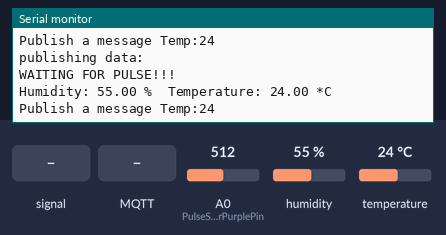
A sketch run on a simulated ESP8266 (NodeMCU). Parts: the last lines printed to the serial monitor. Inputs (shaded band) come from the test bench; at power-on: A0 (PulseSensorPurplePin) = 512, humidity 55 %, temperature 24 °C. No MQTT or app messages arrive unless stated.

Above: at 1.2 s.
1.3 s: A0 (PulseSensorPurplePin) fed a 200 Hz sine of ±255 counts around its level
3.4 s: A0 (PulseSensorPurplePin) set to 1023
At 4.0 s:
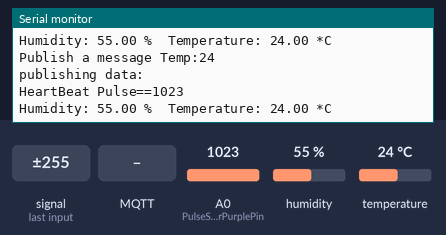
9.4 s: MQTT message "1" arrives on the first subscribed topic
11.0 s: MQTT message "0" arrives on the first subscribed topic
17.0 s: A0 (PulseSensorPurplePin) set to 983
At 17.8 s:
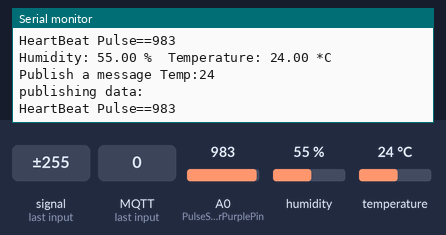
23.0 s: MQTT message "2" arrives on the first subscribed topic
Timing chart, 0 to 26.0 s (numbered marks = the images above; inputs shaded):
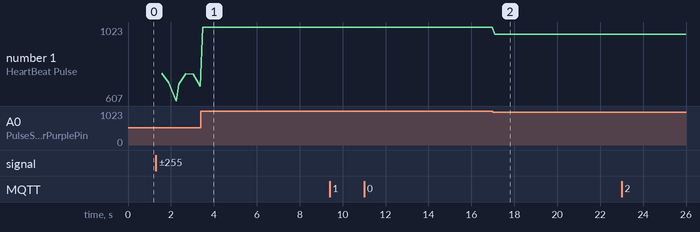

The sketch:

project_code.ino
```cpp
#include <ESP8266WiFi.h>
#include <PubSubClient.h>
#include "DHT.h"
#define DHTPIN D2
#define DHTTYPE DHT22
DHT dht(DHTPIN, DHTTYPE);
//add network information
const char* ssid = "nijas2012";
const char* password = "urwombonye";
//add broker information
#define TOKEN "A1E-BgFDEzhAYKGbZJ1q1dpWDS5W36Fklw"
#define MQTT_CLIENT_NAME "Janvier"
#define Variable_label "temperature"
#define Variable_label2 "pulse-sensor"
#define device_label "meet-doctor-iot-based"
const char* mqttbroker = "things.ubidots.com";// mqtt broker
char payload[100];
char topic[50];
char topicSubscribe[150];
char sensor_data[10];
WiFiClient ubidots;
PubSubClient client(ubidots);
//declare and initialize pulse sensor variables
int PulseSensorPurplePin = A0;        // Pulse Sensor PURPLE WIRE connected to ANALOG PIN 0
int Signal;                // holds the incoming raw data. Signal value can range from 0-1024
int Threshold = 600;            // Determine which Signal to "count as a beat", and which to ingore.
//define pulse_sensor function to read pulse sensor data
void pulse_sensor(){
  Signal = analogRead(PulseSensorPurplePin);  // Read the PulseSensor's value.
  if(Signal>=Threshold){
    Serial.print("HeartBeat Pulse==");
    Serial.println(Signal);
    char csbr[16];
    itoa(Signal,csbr,10);
    //publish pulse sensor data to ubidots cloud
    sprintf(payload,"%s","");
    sprintf(payload,"{\"%s\":",Variable_label2);
    sprintf(payload,"%s{\"value\":%s}}",payload,csbr);
    client.publish(topic, payload);
    delay(10);
}else{
  Serial.println("WAITING FOR PULSE!!!");
    Signal=0;
    char csbr[16];
    itoa(Signal,csbr,10);
    //publish pulse sensor data to ubidots cloud
    sprintf(payload,"%s","");
    sprintf(payload,"{\"%s\":",Variable_label2);
    sprintf(payload,"%s{\"value\":%s}}",payload,csbr);
    client.publish(topic, payload);
    delay(10);
}

}
//Set-Up WiFi connection
void setup_wifi() {
    delay(100);
    // We start by connecting to a WiFi network
    Serial.print("Connecting to ");
    Serial.println(ssid);
    WiFi.begin(ssid, password);
    while (WiFi.status() != WL_CONNECTED)
    {
    delay(500);
    Serial.print(".");
    }
    randomSeed(micros());
    Serial.println("");
    Serial.println("WiFi connected");
    Serial.println("IP address: ");
    Serial.println(WiFi.localIP());
}
//Connect to mqtt
void reconnect() {
  // Loop until we're reconnected
  while (!client.connected())
  {
    Serial.print("Attempting MQTT connection...");
    if (client.connect(MQTT_CLIENT_NAME,TOKEN,""))
    {
      Serial.println("connected");
      client.subscribe(topicSubscribe);
    } else {
      Serial.print("failed, rc=");
      Serial.print(client.state());
      Serial.println(" try again in 5 seconds");
      // Wait 6 seconds before retrying
      delay(10);
    }
  }
}
//Callback Function
void callback(char* topic, byte* payload, unsigned int length)
{
    Serial.print("MESSAGE ARRIVED: [");
    Serial.print("Subscribed to Topic: ");
    Serial.print(topic);
    Serial.println(" ]");
    for(int i=0;i<length;i++){
    Serial.print((char)payload[i]);}
    Serial.println();}

    void setup() {
    Serial.begin(9600);
    Serial.println("DHTxx test!");
    dht.begin();
    client.setServer(mqttbroker, 1883);
    reconnect();
    //sprintf(topicSubscribe,"/v1.6/devices/%s/%s/Lv",device_label,Variable_label_subscribe);
}
// define loop function to execute the user logic program
void loop() {
  if (!client.connected()) {
  reconnect();
  }
  client.setCallback(callback);
  client.subscribe(topicSubscribe);
  client.loop();
  float h = dht.readHumidity();
  float t = dht.readTemperature();
  float f = dht.readTemperature(true);
  Serial.print("Humidity: ");
  Serial.print(h);
  Serial.print(" %\t");
  Serial.print("Temperature: ");
  Serial.print(t);
  Serial.println(" *C ");
  Serial.print("Publish a message Temp:");
  int numt=t;
  char cstr[16];
  itoa(numt,cstr,10);
  Serial.println(cstr);
 Serial.println("publishing data:");
 //publish temperature data to ubidots broker
 sprintf(topic,"%s%s","/V1.6/devices/",device_label);
 sprintf(payload,"%s","");
 sprintf(payload,"{\"%s\":",Variable_label);
 sprintf(payload,"%s{\"value\":%s}}",payload,cstr);
 client.publish(topic, payload);
 pulse_sensor();
}
```

Measured:
- the behaviour switches between 1000 and 999 on A0 (PulseSensorPurplePin) (found by bisection; images 1 and 2)
- after the input at 3.4 s, the serial monitor: prints a new line after 0.09 s (image 1)
- after the input at 17.0 s, the serial monitor: prints a new line after 0.10 s (image 2)
- plotted number 1: 690 → 1023 after the input at 3.4 s, 1023 → 983 after the input at 17.0 s
